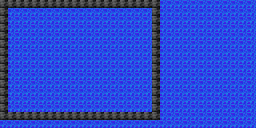

Below is a game level as drawn by its tile map, then a one-line description and the .tmx file that defines it, in full:
An orthogonal 32x16 tile map with 8x8 px tiles, 1 tile layer (Tile Layer 1).

<map version="1.4" tiledversion="1.4.2" orientation="orthogonal" renderorder="right-down" width="32" height="16" tilewidth="8" tileheight="8" infinite="0" nextlayerid="2" nextobjectid="1">
 <tileset firstgid="1" source="spritesheet8x8.tsx" />
 <layer id="1" name="Tile Layer 1" width="32" height="16">
  <data encoding="csv">
1,1,1,1,1,1,1,1,1,1,1,1,1,1,1,1,1,1,1,1,5,5,5,5,5,5,5,5,5,5,5,5,
1,5,5,5,5,5,5,5,5,5,5,5,5,5,5,5,5,5,5,1,5,5,5,5,5,5,5,5,5,5,5,5,
1,5,5,5,5,5,5,5,5,5,5,5,5,5,5,5,5,5,5,1,5,5,5,5,5,5,5,5,5,5,5,5,
1,5,5,5,5,5,5,5,5,5,5,5,5,5,5,5,5,5,5,1,5,5,5,5,5,5,5,5,5,5,5,5,
1,5,5,5,5,5,5,5,5,5,5,5,5,5,5,5,5,5,5,1,5,5,5,5,5,5,5,5,5,5,5,5,
1,5,5,5,5,5,5,5,5,5,5,5,5,5,5,5,5,5,5,1,5,5,5,5,5,5,5,5,5,5,5,5,
1,5,5,5,5,5,5,5,5,5,5,5,5,5,5,5,5,5,5,1,5,5,5,5,5,5,5,5,5,5,5,5,
1,5,5,5,5,5,5,5,5,5,5,5,5,5,5,5,5,5,5,1,5,5,5,5,5,5,5,5,5,5,5,5,
1,5,5,5,5,5,5,5,5,5,5,5,5,5,5,5,5,5,5,1,5,5,5,5,5,5,5,5,5,5,5,5,
1,5,5,5,5,5,5,5,5,5,5,5,5,5,5,5,5,5,5,1,5,5,5,5,5,5,5,5,5,5,5,5,
1,5,5,5,5,5,5,5,5,5,5,5,5,5,5,5,5,5,5,1,5,5,5,5,5,5,5,5,5,5,5,5,
1,5,5,5,5,5,5,5,5,5,5,5,5,5,5,5,5,5,5,1,5,5,5,5,5,5,5,5,5,5,5,5,
1,5,5,5,5,5,5,5,5,5,5,5,5,5,5,5,5,5,5,1,5,5,5,5,5,5,5,5,5,5,5,5,
1,5,5,5,5,5,5,5,5,5,5,5,5,5,5,5,5,5,5,1,5,5,5,5,5,5,5,5,5,5,5,5,
1,1,1,1,1,1,1,1,1,1,1,1,1,1,1,1,1,1,1,1,5,5,5,5,5,5,5,5,5,5,5,5,
5,5,5,5,5,5,5,5,5,5,5,5,5,5,5,5,5,5,5,5,5,5,5,5,5,5,5,5,5,5,5,5
</data>
 </layer>
</map>